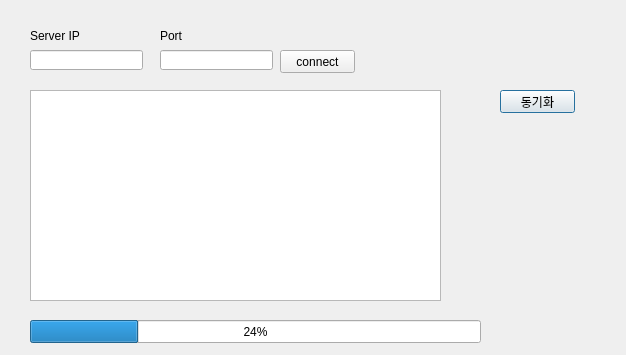
<?xml version="1.0" encoding="UTF-8"?>
<ui version="4.0">
 <class>Dialog</class>
 <widget class="QDialog" name="Dialog">
  <property name="geometry">
   <rect>
    <x>0</x>
    <y>0</y>
    <width>626</width>
    <height>355</height>
   </rect>
  </property>
  <property name="windowTitle">
   <string>Dialog</string>
  </property>
  <widget class="QPushButton" name="sync_button">
   <property name="geometry">
    <rect>
     <x>500</x>
     <y>90</y>
     <width>75</width>
     <height>23</height>
    </rect>
   </property>
   <property name="text">
    <string>동기화</string>
   </property>
  </widget>
  <widget class="QLineEdit" name="server_ip_input">
   <property name="geometry">
    <rect>
     <x>30</x>
     <y>50</y>
     <width>113</width>
     <height>20</height>
    </rect>
   </property>
  </widget>
  <widget class="QProgressBar" name="progressBar">
   <property name="geometry">
    <rect>
     <x>30</x>
     <y>320</y>
     <width>451</width>
     <height>23</height>
    </rect>
   </property>
   <property name="value">
    <number>24</number>
   </property>
  </widget>
  <widget class="QLineEdit" name="server_port_input">
   <property name="geometry">
    <rect>
     <x>160</x>
     <y>50</y>
     <width>113</width>
     <height>20</height>
    </rect>
   </property>
  </widget>
  <widget class="QLabel" name="server_ip_text">
   <property name="geometry">
    <rect>
     <x>30</x>
     <y>30</y>
     <width>56</width>
     <height>12</height>
    </rect>
   </property>
   <property name="text">
    <string>Server IP</string>
   </property>
  </widget>
  <widget class="QLabel" name="port_text">
   <property name="geometry">
    <rect>
     <x>160</x>
     <y>30</y>
     <width>56</width>
     <height>12</height>
    </rect>
   </property>
   <property name="text">
    <string>Port</string>
   </property>
  </widget>
  <widget class="QPushButton" name="server_connect_button">
   <property name="geometry">
    <rect>
     <x>280</x>
     <y>50</y>
     <width>75</width>
     <height>23</height>
    </rect>
   </property>
   <property name="text">
    <string>connect</string>
   </property>
  </widget>
  <widget class="QPlainTextEdit" name="output_area">
   <property name="geometry">
    <rect>
     <x>30</x>
     <y>90</y>
     <width>411</width>
     <height>211</height>
    </rect>
   </property>
  </widget>
 </widget>
 <resources/>
 <connections/>
</ui>
